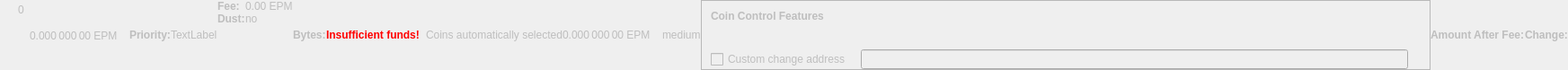
    <widget class="QWidget" name="dummyHideWidget" native="true">
     <property name="enabled">
      <bool>false</bool>
     </property>
     <property name="maximumSize">
      <size>
       <width>100</width>
       <height>22</height>
      </size>
     </property>
     <layout class="QHBoxLayout" name="dummyHideLayout">
      <property name="spacing">
       <number>0</number>
      </property>
      <property name="margin">
       <number>0</number>
      </property>
      <item>
       <layout class="QFormLayout" name="formLayoutCoinControl1">
        <property name="horizontalSpacing">
         <number>10</number>
        </property>
        <property name="verticalSpacing">
         <number>14</number>
        </property>
        <property name="leftMargin">
         <number>10</number>
        </property>
        <property name="topMargin">
         <number>4</number>
        </property>
        <property name="rightMargin">
         <number>6</number>
        </property>
        <item row="0" column="1">
         <widget class="QLabel" name="labelCoinControlBytes">
          <property name="cursor">
           <cursorShape>IBeamCursor</cursorShape>
          </property>
          <property name="contextMenuPolicy">
           <enum>Qt::ActionsContextMenu</enum>
          </property>
          <property name="text">
           <string notr="true">0</string>
          </property>
          <property name="textInteractionFlags">
           <set>Qt::LinksAccessibleByMouse|Qt::TextSelectableByKeyboard|Qt::TextSelectableByMouse</set>
          </property>
         </widget>
        </item>
       </layout>
      </item>
      <item>
       <widget class="QLabel" name="labelCoinControlAfterFee">
        <property name="enabled">
         <bool>false</bool>
        </property>
        <property name="sizePolicy">
         <sizepolicy hsizetype="Fixed" vsizetype="Fixed">
          <horstretch>0</horstretch>
          <verstretch>0</verstretch>
         </sizepolicy>
        </property>
        <property name="minimumSize">
         <size>
          <width>111</width>
          <height>12</height>
         </size>
        </property>
        <property name="maximumSize">
         <size>
          <width>111</width>
          <height>12</height>
         </size>
        </property>
        <property name="cursor">
         <cursorShape>IBeamCursor</cursorShape>
        </property>
        <property name="contextMenuPolicy">
         <enum>Qt::ActionsContextMenu</enum>
        </property>
        <property name="text">
         <string notr="true">0.000 000 00 EPM</string>
        </property>
        <property name="textInteractionFlags">
         <set>Qt::LinksAccessibleByMouse|Qt::TextSelectableByKeyboard|Qt::TextSelectableByMouse</set>
        </property>
       </widget>
      </item>
      <item>
       <widget class="QLabel" name="labelCoinControlPriorityText">
        <property name="enabled">
         <bool>false</bool>
        </property>
        <property name="font">
         <font>
          <weight>75</weight>
          <bold>true</bold>
         </font>
        </property>
        <property name="text">
         <string>Priority:</string>
        </property>
       </widget>
      </item>
      <item>
       <layout class="QHBoxLayout" name="horizontalLayout">
        <item>
         <widget class="QLabel" name="WarningLabel">
          <property name="text">
           <string>TextLabel</string>
          </property>
         </widget>
        </item>
       </layout>
      </item>
      <item>
       <layout class="QFormLayout" name="formLayoutCoinControl3">
        <property name="horizontalSpacing">
         <number>0</number>
        </property>
        <property name="verticalSpacing">
         <number>0</number>
        </property>
        <property name="leftMargin">
         <number>0</number>
        </property>
        <property name="topMargin">
         <number>0</number>
        </property>
        <property name="rightMargin">
         <number>0</number>
        </property>
        <item row="0" column="0">
         <widget class="QLabel" name="labelCoinControlFeeText">
          <property name="enabled">
           <bool>false</bool>
          </property>
          <property name="font">
           <font>
            <weight>75</weight>
            <bold>true</bold>
           </font>
          </property>
          <property name="text">
           <string>Fee:</string>
          </property>
          <property name="margin">
           <number>0</number>
          </property>
         </widget>
        </item>
        <item row="0" column="1">
         <widget class="QLabel" name="labelCoinControlFee">
          <property name="enabled">
           <bool>false</bool>
          </property>
          <property name="cursor">
           <cursorShape>IBeamCursor</cursorShape>
          </property>
          <property name="contextMenuPolicy">
           <enum>Qt::ActionsContextMenu</enum>
          </property>
          <property name="text">
           <string notr="true">0.00 EPM</string>
          </property>
          <property name="textInteractionFlags">
           <set>Qt::LinksAccessibleByMouse|Qt::TextSelectableByKeyboard|Qt::TextSelectableByMouse</set>
          </property>
         </widget>
        </item>
        <item row="1" column="0">
         <widget class="QLabel" name="labelCoinControlLowOutputText">
          <property name="enabled">
           <bool>false</bool>
          </property>
          <property name="font">
           <font>
            <weight>75</weight>
            <bold>true</bold>
           </font>
          </property>
          <property name="text">
           <string>Dust:</string>
          </property>
         </widget>
        </item>
        <item row="1" column="1">
         <widget class="QLabel" name="labelCoinControlLowOutput">
          <property name="enabled">
           <bool>false</bool>
          </property>
          <property name="cursor">
           <cursorShape>IBeamCursor</cursorShape>
          </property>
          <property name="contextMenuPolicy">
           <enum>Qt::ActionsContextMenu</enum>
          </property>
          <property name="text">
           <string>no</string>
          </property>
          <property name="textInteractionFlags">
           <set>Qt::LinksAccessibleByMouse|Qt::TextSelectableByKeyboard|Qt::TextSelectableByMouse</set>
          </property>
         </widget>
        </item>
       </layout>
      </item>
      <item>
       <widget class="QLabel" name="labelCoinControlBytesText">
        <property name="enabled">
         <bool>false</bool>
        </property>
        <property name="font">
         <font>
          <weight>75</weight>
          <bold>true</bold>
         </font>
        </property>
        <property name="text">
         <string>Bytes:</string>
        </property>
       </widget>
      </item>
      <item>
       <layout class="QFormLayout" name="formLayoutCoinControl2">
        <property name="horizontalSpacing">
         <number>0</number>
        </property>
        <property name="verticalSpacing">
         <number>0</number>
        </property>
        <property name="leftMargin">
         <number>0</number>
        </property>
        <property name="topMargin">
         <number>0</number>
        </property>
        <property name="rightMargin">
         <number>0</number>
        </property>
       </layout>
      </item>
      <item>
       <layout class="QHBoxLayout" name="horizontalLayoutCoinControl2">
        <property name="spacing">
         <number>0</number>
        </property>
        <property name="bottomMargin">
         <number>0</number>
        </property>
       </layout>
      </item>
      <item>
       <widget class="QLabel" name="labelCoinControlInsuffFunds">
        <property name="enabled">
         <bool>false</bool>
        </property>
        <property name="minimumSize">
         <size>
          <width>0</width>
          <height>0</height>
         </size>
        </property>
        <property name="font">
         <font>
          <weight>75</weight>
          <bold>true</bold>
         </font>
        </property>
        <property name="styleSheet">
         <string notr="true">color:red;font-weight:bold;</string>
        </property>
        <property name="text">
         <string>Insufficient funds!</string>
        </property>
        <property name="margin">
         <number>5</number>
        </property>
       </widget>
      </item>
      <item>
       <layout class="QFormLayout" name="formLayoutCoinControl4">
        <property name="horizontalSpacing">
         <number>0</number>
        </property>
        <property name="verticalSpacing">
         <number>0</number>
        </property>
        <property name="leftMargin">
         <number>0</number>
        </property>
        <property name="topMargin">
         <number>0</number>
        </property>
        <property name="rightMargin">
         <number>0</number>
        </property>
       </layout>
      </item>
      <item>
       <widget class="QLabel" name="labelCoinControlChangeLabel">
        <property name="enabled">
         <bool>false</bool>
        </property>
        <property name="sizePolicy">
         <sizepolicy hsizetype="Preferred" vsizetype="Expanding">
          <horstretch>0</horstretch>
          <verstretch>0</verstretch>
         </sizepolicy>
        </property>
        <property name="minimumSize">
         <size>
          <width>0</width>
          <height>0</height>
         </size>
        </property>
        <property name="text">
         <string/>
        </property>
        <property name="margin">
         <number>3</number>
        </property>
       </widget>
      </item>
      <item>
       <widget class="QLabel" name="labelCoinControlAutomaticallySelected">
        <property name="enabled">
         <bool>false</bool>
        </property>
        <property name="sizePolicy">
         <sizepolicy hsizetype="Fixed" vsizetype="Fixed">
          <horstretch>0</horstretch>
          <verstretch>0</verstretch>
         </sizepolicy>
        </property>
        <property name="minimumSize">
         <size>
          <width>0</width>
          <height>0</height>
         </size>
        </property>
        <property name="maximumSize">
         <size>
          <width>240</width>
          <height>16777215</height>
         </size>
        </property>
        <property name="text">
         <string>Coins automatically selected</string>
        </property>
        <property name="margin">
         <number>5</number>
        </property>
       </widget>
      </item>
      <item>
       <widget class="QLabel" name="labelCoinControlChange">
        <property name="enabled">
         <bool>false</bool>
        </property>
        <property name="sizePolicy">
         <sizepolicy hsizetype="Fixed" vsizetype="Fixed">
          <horstretch>0</horstretch>
          <verstretch>0</verstretch>
         </sizepolicy>
        </property>
        <property name="minimumSize">
         <size>
          <width>111</width>
          <height>0</height>
         </size>
        </property>
        <property name="maximumSize">
         <size>
          <width>111</width>
          <height>16777215</height>
         </size>
        </property>
        <property name="cursor">
         <cursorShape>IBeamCursor</cursorShape>
        </property>
        <property name="contextMenuPolicy">
         <enum>Qt::ActionsContextMenu</enum>
        </property>
        <property name="text">
         <string notr="true">0.000 000 00 EPM</string>
        </property>
        <property name="textInteractionFlags">
         <set>Qt::LinksAccessibleByMouse|Qt::TextSelectableByKeyboard|Qt::TextSelectableByMouse</set>
        </property>
       </widget>
      </item>
      <item>
       <widget class="QLabel" name="labelCoinControlPriority">
        <property name="enabled">
         <bool>false</bool>
        </property>
        <property name="cursor">
         <cursorShape>IBeamCursor</cursorShape>
        </property>
        <property name="contextMenuPolicy">
         <enum>Qt::ActionsContextMenu</enum>
        </property>
        <property name="text">
         <string>medium</string>
        </property>
        <property name="textInteractionFlags">
         <set>Qt::LinksAccessibleByMouse|Qt::TextSelectableByKeyboard|Qt::TextSelectableByMouse</set>
        </property>
       </widget>
      </item>
      <item>
       <widget class="QFrame" name="frameCoinControl">
        <property name="sizePolicy">
         <sizepolicy hsizetype="Expanding" vsizetype="Expanding">
          <horstretch>0</horstretch>
          <verstretch>0</verstretch>
         </sizepolicy>
        </property>
        <property name="maximumSize">
         <size>
          <width>16777215</width>
          <height>16777215</height>
         </size>
        </property>
        <property name="frameShape">
         <enum>QFrame::StyledPanel</enum>
        </property>
        <property name="frameShadow">
         <enum>QFrame::Sunken</enum>
        </property>
        <layout class="QVBoxLayout" name="verticalLayoutCoinControl2_2">
         <property name="spacing">
          <number>0</number>
         </property>
         <property name="margin">
          <number>0</number>
         </property>
         <item>
          <layout class="QVBoxLayout" name="verticalLayoutCoinControl" stretch="0,0,0,1">
           <property name="spacing">
            <number>0</number>
           </property>
           <property name="leftMargin">
            <number>10</number>
           </property>
           <property name="topMargin">
            <number>10</number>
           </property>
           <item>
            <layout class="QHBoxLayout" name="horizontalLayoutCoinControl1">
             <property name="bottomMargin">
              <number>15</number>
             </property>
             <item>
              <widget class="QLabel" name="labelCoinControlFeatures">
               <property name="enabled">
                <bool>false</bool>
               </property>
               <property name="sizePolicy">
                <sizepolicy hsizetype="Preferred" vsizetype="Maximum">
                 <horstretch>0</horstretch>
                 <verstretch>0</verstretch>
                </sizepolicy>
               </property>
               <property name="font">
                <font>
                 <weight>75</weight>
                 <bold>true</bold>
                </font>
               </property>
               <property name="styleSheet">
                <string notr="true">font-weight:bold;</string>
               </property>
               <property name="text">
                <string>Coin Control Features</string>
               </property>
              </widget>
             </item>
            </layout>
           </item>
           <item>
            <widget class="QWidget" name="widgetCoinControl" native="true">
             <property name="sizePolicy">
              <sizepolicy hsizetype="Preferred" vsizetype="Preferred">
               <horstretch>0</horstretch>
               <verstretch>0</verstretch>
              </sizepolicy>
             </property>
             <property name="minimumSize">
              <size>
               <width>0</width>
               <height>0</height>
              </size>
             </property>
             <property name="styleSheet">
              <string notr="true"/>
             </property>
             <layout class="QHBoxLayout" name="horizontalLayoutCoinControl5_2">
              <property name="margin">
               <number>0</number>
              </property>
              <item>
               <layout class="QHBoxLayout" name="horizontalLayoutCoinControl3">
                <property name="spacing">
                 <number>20</number>
                </property>
                <property name="topMargin">
                 <number>0</number>
                </property>
                <property name="bottomMargin">
                 <number>10</number>
                </property>
               </layout>
              </item>
             </layout>
            </widget>
           </item>
           <item>
            <layout class="QHBoxLayout" name="horizontalLayoutCoinControl4" stretch="0,0,0">
             <property name="spacing">
              <number>12</number>
             </property>
             <property name="sizeConstraint">
              <enum>QLayout::SetDefaultConstraint</enum>
             </property>
             <property name="topMargin">
              <number>5</number>
             </property>
             <property name="rightMargin">
              <number>5</number>
             </property>
             <item>
              <widget class="QCheckBox" name="checkBoxCoinControlChange">
               <property name="enabled">
                <bool>false</bool>
               </property>
               <property name="toolTip">
                <string>If this is activated, but the change address is empty or invalid, change will be sent to a newly generated address.</string>
               </property>
               <property name="text">
                <string>Custom change address</string>
               </property>
              </widget>
             </item>
             <item>
              <widget class="QValidatedLineEdit" name="lineEditCoinControlChange">
               <property name="enabled">
                <bool>false</bool>
               </property>
               <property name="sizePolicy">
                <sizepolicy hsizetype="Expanding" vsizetype="Fixed">
                 <horstretch>0</horstretch>
                 <verstretch>0</verstretch>
                </sizepolicy>
               </property>
              </widget>
             </item>
             <item>
              <widget class="QLabel" name="labelCoinControlChangeLabel_2">
               <property name="sizePolicy">
                <sizepolicy hsizetype="Preferred" vsizetype="Expanding">
                 <horstretch>0</horstretch>
                 <verstretch>0</verstretch>
                </sizepolicy>
               </property>
               <property name="minimumSize">
                <size>
                 <width>0</width>
                 <height>0</height>
                </size>
               </property>
               <property name="text">
                <string/>
               </property>
               <property name="margin">
                <number>3</number>
               </property>
              </widget>
             </item>
            </layout>
           </item>
           <item>
            <spacer name="verticalSpacerCoinControl">
             <property name="orientation">
              <enum>Qt::Vertical</enum>
             </property>
             <property name="sizeHint" stdset="0">
              <size>
               <width>800</width>
               <height>1</height>
              </size>
             </property>
            </spacer>
           </item>
          </layout>
         </item>
        </layout>
       </widget>
      </item>
      <item>
       <widget class="QLabel" name="labelCoinControlAfterFeeText">
        <property name="enabled">
         <bool>false</bool>
        </property>
        <property name="minimumSize">
         <size>
          <width>0</width>
          <height>0</height>
         </size>
        </property>
        <property name="maximumSize">
         <size>
          <width>16777215</width>
          <height>16777215</height>
         </size>
        </property>
        <property name="font">
         <font>
          <weight>75</weight>
          <bold>true</bold>
         </font>
        </property>
        <property name="text">
         <string>Amount After Fee:</string>
        </property>
        <property name="alignment">
         <set>Qt::AlignLeading|Qt::AlignLeft|Qt::AlignVCenter</set>
        </property>
        <property name="margin">
         <number>0</number>
        </property>
       </widget>
      </item>
      <item>
       <widget class="QLabel" name="labelCoinControlChangeText">
        <property name="enabled">
         <bool>false</bool>
        </property>
        <property name="sizePolicy">
         <sizepolicy hsizetype="Preferred" vsizetype="Preferred">
          <horstretch>0</horstretch>
          <verstretch>0</verstretch>
         </sizepolicy>
        </property>
        <property name="minimumSize">
         <size>
          <width>0</width>
          <height>0</height>
         </size>
        </property>
        <property name="maximumSize">
         <size>
          <width>16777215</width>
          <height>16777215</height>
         </size>
        </property>
        <property name="font">
         <font>
          <weight>75</weight>
          <bold>true</bold>
         </font>
        </property>
        <property name="text">
         <string>Change:</string>
        </property>
        <property name="alignment">
         <set>Qt::AlignLeading|Qt::AlignLeft|Qt::AlignVCenter</set>
        </property>
       </widget>
      </item>
     </layout>
    </widget>
